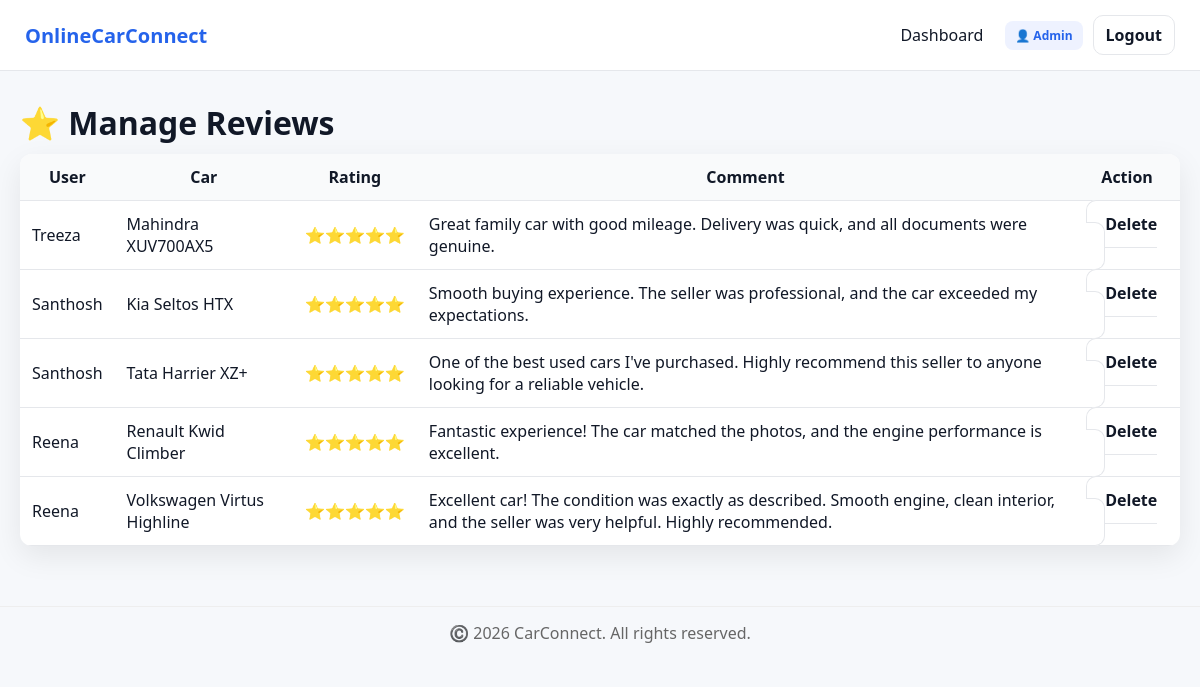
The page /admin/manage_reviews.php (signed in) on the database its author committed.
### tables this page shows
CREATE TABLE `reviews` (
  `id` int(11) NOT NULL,
  `car_id` int(11) NOT NULL,
  `user_id` int(11) NOT NULL,
  `rating` int(11) NOT NULL CHECK (`rating` between 1 and 5),
  `comment` text DEFAULT NULL,
  `created_at` timestamp NOT NULL DEFAULT current_timestamp()
);

CREATE TABLE `buyers` (
  `id` int(11) NOT NULL,
  `name` varchar(100) NOT NULL,
  `email` varchar(150) NOT NULL,
  `password` varchar(255) NOT NULL,
  `phone` varchar(20) DEFAULT NULL,
  `address` text DEFAULT NULL,
  `status` enum('active','inactive') DEFAULT 'active',
  `created_at` timestamp NOT NULL DEFAULT current_timestamp()
);

CREATE TABLE `car_listings` (
  `id` int(11) NOT NULL,
  `seller_id` int(11) NOT NULL,
  `category_id` int(11) DEFAULT NULL,
  `make` varchar(100) NOT NULL,
  `model` varchar(100) NOT NULL,
  `year` int(11) NOT NULL,
  `price` decimal(12,2) NOT NULL,
  `mileage` int(11) DEFAULT 0,
  `fuel_type` varchar(50) DEFAULT NULL,
  `transmission` varchar(50) DEFAULT NULL,
  `description` text DEFAULT NULL,
  `image_path` varchar(255) DEFAULT NULL,
  `status` enum('pending','approved','rejected','sold') DEFAULT 'pending',
  `created_at` timestamp NOT NULL DEFAULT current_timestamp(),
  `color` varchar(30) DEFAULT NULL,
  `owner_type` varchar(30) DEFAULT NULL,
  `body_type` varchar(30) DEFAULT NULL,
  `seating_capacity` int(11) DEFAULT NULL,
  `location` varchar(100) DEFAULT NULL
);

### includes/functions.php (called while the page is built, shortened)
<?php
function e($str){
    return htmlspecialchars((string)$str, ENT_QUOTES, 'UTF-8');
}
?>

### admin/manage_reviews.php (the view, shortened to what this page needs)
<?php
require_once "../includes/db_connect.php";
require_once "../includes/functions.php";
require_once "../includes/header.php";
?>
<h1>⭐ Manage Reviews</h1>
<table class="table">
<tr>
<th>User</th>
<th>Car</th>
<th>Rating</th>
<th>Comment</th>
<th>Action</th>
</tr>
<?php
$res = mysqli_query($conn,"
SELECT
r.id,
r.rating,
r.comment,
b.name AS user,
c.make,
c.model
FROM reviews r
JOIN buyers b ON b.id = r.user_id
JOIN car_listings c ON c.id = r.car_id
ORDER BY r.id DESC
");
if($res && mysqli_num_rows($res)>0){
while($r=mysqli_fetch_assoc($res)){
$stars = str_repeat("⭐", (int)$r['rating']);
echo "<tr>
<td>".e($r['user'])."</td>
<td>".e($r['make'])." ".e($r['model'])."</td>
<td style='color:#ffc107;font-weight:700'>
$stars
</td>
<td>".e($r['comment'])."</td>
<td>
<a class='btn' href='?delete=".$r['id']."'>Delete</a>
</td>
</tr>";
}
}else{
echo "<tr>
<td colspan='5' style='text-align:center'>
No reviews found ⭐
</td>
</tr>";
}
?>
</table>
<?php require_once "../includes/footer.php"; ?>

### assets/css/style.css (style rules this page uses)
* { margin:0; padding:0; box-sizing:border-box; scroll-behavior:smooth; }
body { font-family:system-ui,-apple-system,Segoe UI,Roboto; background:var(--bg); color:var(--text); }
a { text-decoration:none;color:inherit }
.btn { position:relative; padding:12px 18px; border-radius:10px; border:1px solid var(--border); background:#fff; cursor:pointer; font-weight:700; transition:0.3s; overflow:hidden; }
.btn::after { content:""; position:absolute; width:0%; height:100%; top:0; left:0; background:rgba(255,255,255,0.2); transition:0.4s; }
.table { width:100%; border-collapse:collapse; border-radius:12px; overflow:hidden; background:#fff; box-shadow:var(--shadow); }
.table th,.table td { padding:12px; border-bottom:1px solid var(--border); }
.table th { background:#f9fafb; }
.table td { vertical-align: middle; }
h1, h2 { margin-bottom: 10px; }

### rows shown on the page
reviews: user.name "Treeza", car.make "Mahindra", car.model "XUV700AX5", rating "⭐⭐⭐⭐⭐", comment "Great family car with good mileage. Delivery was quick, and all documents were genuine."
reviews: user.name "Santhosh", car.make "Kia", car.model "Seltos HTX", rating "⭐⭐⭐⭐⭐", comment "Smooth buying experience. The seller was professional, and the car exceeded my expectations."
reviews: user.name "Santhosh", car.make "Tata", car.model "Harrier XZ+", rating "⭐⭐⭐⭐⭐", comment "One of the best used cars I've purchased. Highly recommend this seller to anyone looking for a reliable vehicle."
reviews: user.name "Reena", car.make "Renault", car.model "Kwid Climber", rating "⭐⭐⭐⭐⭐", comment "Fantastic experience! The car matched the photos, and the engine performance is excellent."
reviews: user.name "Reena", car.make "Volkswagen", car.model "Virtus Highline", rating "⭐⭐⭐⭐⭐", comment "Excellent car! The condition was exactly as described. Smooth engine, clean interior, and the seller was very helpful. Highly recommended."
